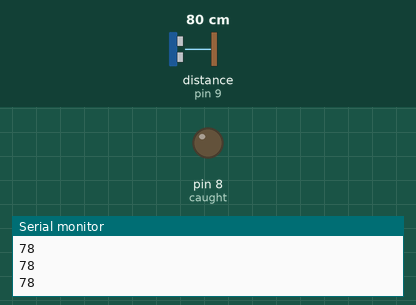
The sketch below on a simulated Arduino Uno, built with avr-gcc and run on an emulated ATmega328P. On the bench: output pins drawn as LEDs (lit = HIGH), the last lines printed to the serial monitor. Wiring (inferred from the names in the program): ultrasonic range finder: trigger pin 10; echo pin 9. The inputs (shaded band) are chosen by the test bench; at power-on: distance to the obstacle (sensor on pin 9) 80 cm. The echo pulse lasts 58.3 µs per cm; pins used as bus, display or sensor lines are not drawn.

Above: at 1.2 s.
1.3 s: distance to the obstacle (sensor on pin 9) set to 29 cm
2.8 s: distance to the obstacle (sensor on pin 9) set to 24 cm
At 3.4 s:
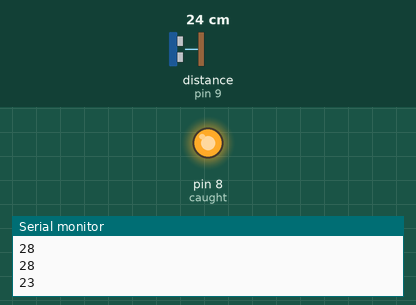
Timing chart, 0 to 11.8 s (numbered marks = the images above; inputs shaded):
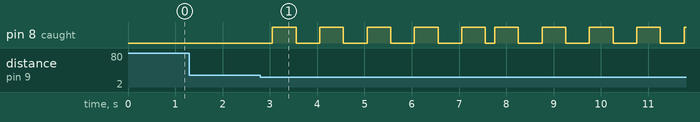

Measured:
- the behaviour switches between 26 and 25 cm on distance to the obstacle (sensor on pin 9) (found by bisection; images 0 and 1)
- after the input at 2.8 s, pin 8 (caught): goes 4 × (HIGH 0.50 s, LOW 0.50 s), HIGH 0.50 s, LOW 0.20 s, 4 × (HIGH 0.50 s, LOW 0.50 s), then HIGH, starting after 0.26 s

The sketch:

thief_alarm.ino
```cpp
int trig = 10;
int echo = 9;
long t;
long distance;
int caught = 8;

void setup() {
  // put your setup code here, to run once:
  pinMode(trig, OUTPUT);
  pinMode(echo,INPUT);
  pinMode(caught,OUTPUT);
  Serial.begin(9600);
}

void loop() {
  // put your main code here, to run repeatedly:
  digitalWrite(trig,LOW);
  delayMicroseconds(2);
  digitalWrite(trig,HIGH);
  delayMicroseconds(10);
  digitalWrite(trig,LOW);

  t= pulseIn(echo,HIGH);
  distance = (0.034/2)*t;
  delay(200);
  Serial.println(distance);
  if(distance<25
  )
  {
    digitalWrite(caught, HIGH);
    delay(500);
    digitalWrite(caught, LOW);
    delay(500);
    digitalWrite(caught, HIGH);
    delay(500);
    digitalWrite(caught, LOW);
    delay(500);
    digitalWrite(caught, HIGH);
    delay(500);
    digitalWrite(caught, LOW);
    delay(500);
    digitalWrite(caught, HIGH);
    delay(500);
    digitalWrite(caught, LOW);
    delay(500);
    digitalWrite(caught, HIGH);
    delay(500);
    digitalWrite(caught, LOW);
  }

}
```
